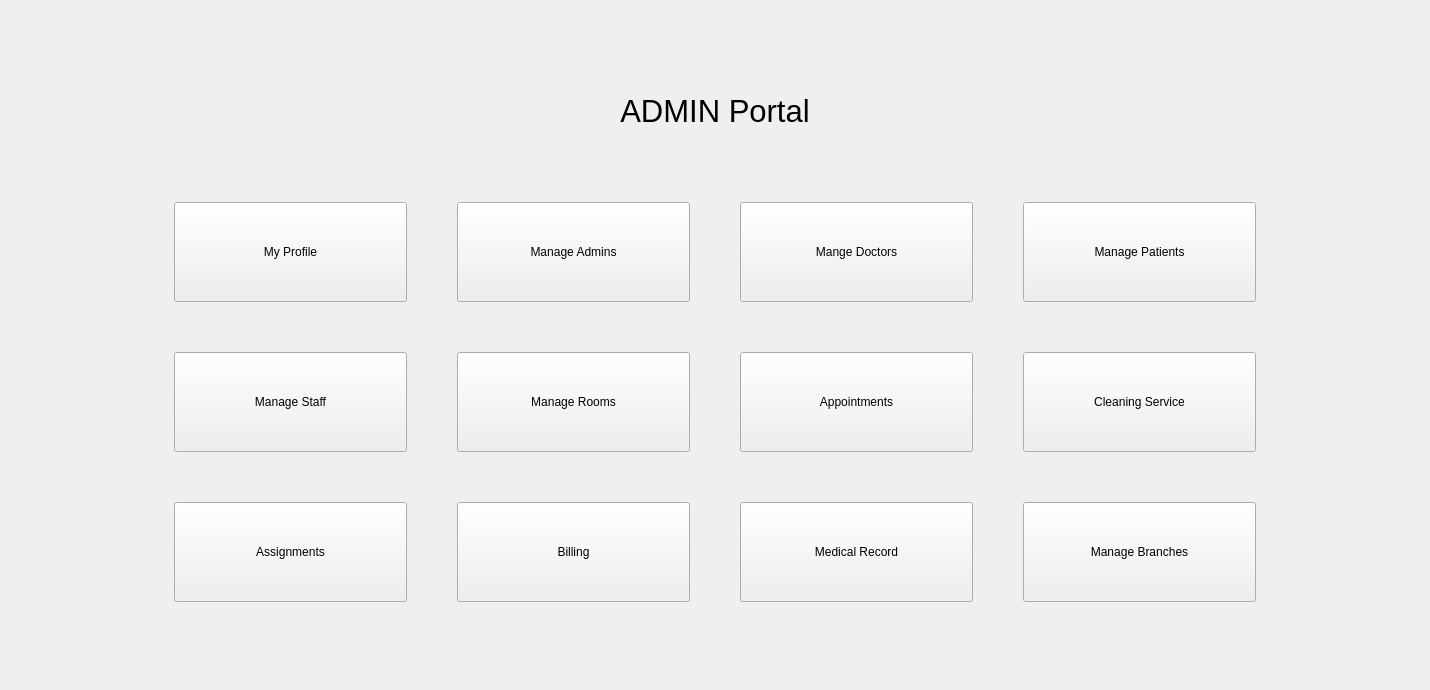
<?xml version="1.0" encoding="UTF-8"?>
<ui version="4.0">
 <class>Frame</class>
 <widget class="QFrame" name="Frame">
  <property name="geometry">
   <rect>
    <x>0</x>
    <y>0</y>
    <width>1430</width>
    <height>690</height>
   </rect>
  </property>
  <property name="windowTitle">
   <string>Frame</string>
  </property>
  <layout class="QGridLayout" name="gridLayout_4">
   <item row="0" column="0">
    <widget class="QWidget" name="widget" native="true">
     <property name="maximumSize">
      <size>
       <width>1100</width>
       <height>650</height>
      </size>
     </property>
     <layout class="QGridLayout" name="gridLayout_3">
      <property name="spacing">
       <number>9</number>
      </property>
      <item row="0" column="0">
       <widget class="QLabel" name="admin_label">
        <property name="sizePolicy">
         <sizepolicy hsizetype="Preferred" vsizetype="Preferred">
          <horstretch>0</horstretch>
          <verstretch>0</verstretch>
         </sizepolicy>
        </property>
        <property name="maximumSize">
         <size>
          <width>16777215</width>
          <height>50</height>
         </size>
        </property>
        <property name="font">
         <font>
          <pointsize>23</pointsize>
         </font>
        </property>
        <property name="styleSheet">
         <string notr="true"/>
        </property>
        <property name="text">
         <string>ADMIN Portal</string>
        </property>
        <property name="alignment">
         <set>Qt::AlignmentFlag::AlignCenter</set>
        </property>
       </widget>
      </item>
      <item row="1" column="0">
       <layout class="QGridLayout" name="gridLayout_2">
        <property name="spacing">
         <number>50</number>
        </property>
        <item row="0" column="1">
         <widget class="QPushButton" name="admin_mange_admins">
          <property name="minimumSize">
           <size>
            <width>0</width>
            <height>100</height>
           </size>
          </property>
          <property name="text">
           <string>Manage Admins</string>
          </property>
         </widget>
        </item>
        <item row="0" column="0">
         <widget class="QPushButton" name="admin_my_profile">
          <property name="minimumSize">
           <size>
            <width>0</width>
            <height>100</height>
           </size>
          </property>
          <property name="text">
           <string>My Profile</string>
          </property>
         </widget>
        </item>
        <item row="1" column="1">
         <widget class="QPushButton" name="admin_manage_rooms">
          <property name="minimumSize">
           <size>
            <width>0</width>
            <height>100</height>
           </size>
          </property>
          <property name="text">
           <string>Manage Rooms</string>
          </property>
         </widget>
        </item>
        <item row="2" column="0">
         <widget class="QPushButton" name="admin_manage_assignments">
          <property name="minimumSize">
           <size>
            <width>0</width>
            <height>100</height>
           </size>
          </property>
          <property name="text">
           <string>Assignments</string>
          </property>
         </widget>
        </item>
        <item row="1" column="0">
         <widget class="QPushButton" name="admin_manage_staff">
          <property name="minimumSize">
           <size>
            <width>0</width>
            <height>100</height>
           </size>
          </property>
          <property name="text">
           <string>Manage Staff</string>
          </property>
         </widget>
        </item>
        <item row="2" column="1">
         <widget class="QPushButton" name="admin_manage_billing">
          <property name="minimumSize">
           <size>
            <width>0</width>
            <height>100</height>
           </size>
          </property>
          <property name="text">
           <string>Billing</string>
          </property>
         </widget>
        </item>
        <item row="0" column="2">
         <widget class="QPushButton" name="admin_manage_doctors">
          <property name="minimumSize">
           <size>
            <width>0</width>
            <height>100</height>
           </size>
          </property>
          <property name="text">
           <string>Mange Doctors</string>
          </property>
         </widget>
        </item>
        <item row="1" column="2">
         <widget class="QPushButton" name="admin_manage_appointments">
          <property name="minimumSize">
           <size>
            <width>0</width>
            <height>100</height>
           </size>
          </property>
          <property name="text">
           <string>Appointments</string>
          </property>
         </widget>
        </item>
        <item row="0" column="3">
         <widget class="QPushButton" name="admin_manage_patients">
          <property name="enabled">
           <bool>true</bool>
          </property>
          <property name="minimumSize">
           <size>
            <width>0</width>
            <height>100</height>
           </size>
          </property>
          <property name="text">
           <string>Manage Patients</string>
          </property>
          <property name="default">
           <bool>false</bool>
          </property>
         </widget>
        </item>
        <item row="2" column="2">
         <widget class="QPushButton" name="admin_manage_medical_record">
          <property name="minimumSize">
           <size>
            <width>0</width>
            <height>100</height>
           </size>
          </property>
          <property name="text">
           <string>Medical Record</string>
          </property>
         </widget>
        </item>
        <item row="2" column="3">
         <widget class="QPushButton" name="admin_manage_branches">
          <property name="minimumSize">
           <size>
            <width>0</width>
            <height>100</height>
           </size>
          </property>
          <property name="text">
           <string>Manage Branches</string>
          </property>
         </widget>
        </item>
        <item row="1" column="3">
         <widget class="QPushButton" name="admin_manage_cleaning_service">
          <property name="minimumSize">
           <size>
            <width>0</width>
            <height>100</height>
           </size>
          </property>
          <property name="text">
           <string>Cleaning Service</string>
          </property>
         </widget>
        </item>
       </layout>
      </item>
     </layout>
    </widget>
   </item>
  </layout>
 </widget>
 <resources/>
 <connections/>
</ui>
